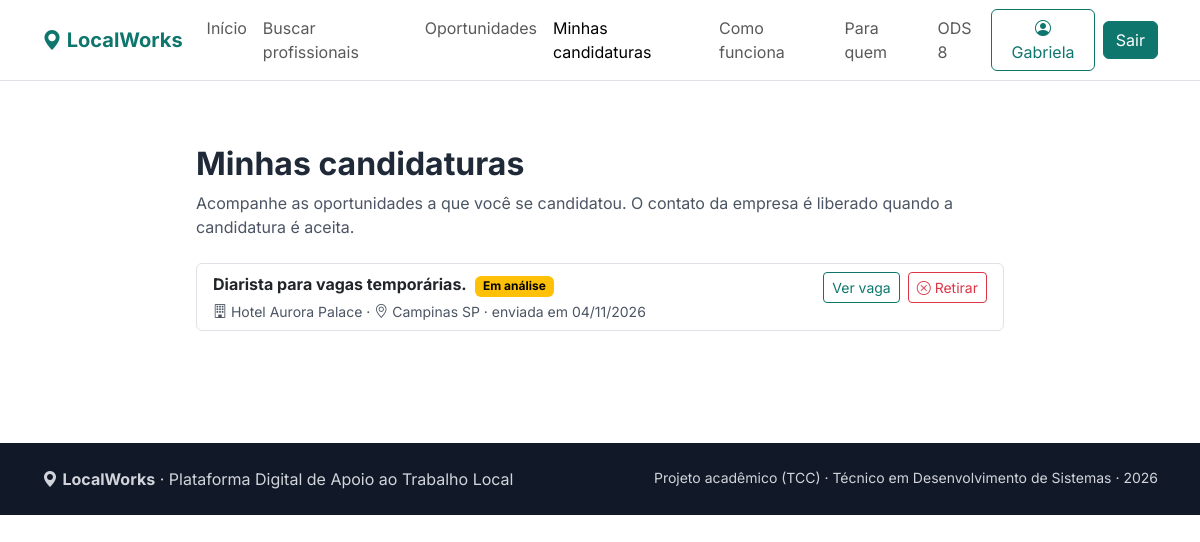
The page /minhas_candidaturas.php (signed in) on the database its author committed.
### tables this page shows
CREATE TABLE `candidatura` (
  `id_candidatura` int(10) UNSIGNED NOT NULL,
  `id_oportunidade` int(10) UNSIGNED NOT NULL,
  `id_usuario` int(10) UNSIGNED NOT NULL,
  `mensagem` text DEFAULT NULL,
  `status` enum('enviada','aceita','recusada') NOT NULL DEFAULT 'enviada',
  `data_candidatura` datetime NOT NULL DEFAULT current_timestamp()
);

CREATE TABLE `oportunidade` (
  `id_oportunidade` int(10) UNSIGNED NOT NULL,
  `titulo` varchar(100) NOT NULL,
  `descricao` text DEFAULT NULL,
  `localizacao` varchar(100) DEFAULT NULL,
  `valor_proposto` decimal(10,2) DEFAULT NULL,
  `publicada` tinyint(1) NOT NULL DEFAULT 1,
  `data_publicacao` datetime NOT NULL DEFAULT current_timestamp(),
  `id_contratante` int(10) UNSIGNED NOT NULL,
  `id_categoria` int(10) UNSIGNED NOT NULL
);

CREATE TABLE `contratante` (
  `id_contratante` int(10) UNSIGNED NOT NULL,
  `cnpj` varchar(18) DEFAULT NULL,
  `empresa` varchar(100) DEFAULT NULL
);

### includes/iniciar.php (called while the page is built, shortened)
<?php
require_once __DIR__ . '/../src/Conexao.php';
function e(mixed $texto): string
{
    return htmlspecialchars((string) $texto, ENT_QUOTES, 'UTF-8');
}
function usuarioLogado(): ?array
{
    return $_SESSION['usuario'] ?? null;
}

### src/Conexao.php (called while the page is built, shortened)
<?php
final class Conexao
{
    private static ?PDO $pdo = null;
    public static function obter(): PDO
    {
        $host = '127.0.0.1';
        $porta = '3306';
        $banco = 'LocalWorks_DB';
        $usuario = 'root';
        $senha = '';
        $dsn = "mysql:host={$host};port={$porta};dbname={$banco};charset=utf8mb4";
        self::$pdo = new PDO($dsn, $usuario, $senha, [
            PDO::ATTR_ERRMODE => PDO::ERRMODE_EXCEPTION,
            PDO::ATTR_DEFAULT_FETCH_MODE => PDO::FETCH_ASSOC,
            PDO::ATTR_EMULATE_PREPARES => false,
        ]);
        return self::$pdo;
    }
}

### src/Candidatura.php (called while the page is built, shortened)
<?php
require_once __DIR__ . '/Conexao.php';
final class Candidatura
{
    private static function rodar(string $sql, array $params = []): PDOStatement
    {
        $stmt = Conexao::obter()->prepare($sql);
        $stmt->execute($params);
        return $stmt;
    }
    public static function rotulo(string $status): string
    {
        return match ($status) {
            'aceita' => 'Aceita',
            'recusada' => 'Recusada',
            default => 'Em análise',
        };
    }
    public static function classe(string $status): string
    {
        return match ($status) {
            'aceita' => 'text-bg-success',
            'recusada' => 'text-bg-secondary',
            default => 'text-bg-warning',
        };
    }
    public static function minhas(int $idUsuario): array
    {
        return self::rodar(
            "SELECT
                ca.id_candidatura,
                ca.status,
                ca.data_candidatura,
                o.id_oportunidade,
                o.titulo,
                o.localizacao,
                o.publicada,
                ct.empresa,
                CASE WHEN ca.status = 'aceita' THEN u.email END AS contato_email,
                CASE WHEN ca.status = 'aceita' THEN u.telefone END AS contato_telefone
             FROM candidatura ca
             INNER JOIN oportunidade o
                ON o.id_oportunidade = ca.id_oportunidade
             INNER JOIN contratante ct
                ON ct.id_contratante = o.id_contratante
             INNER JOIN usuario u
                ON u.id_usuario = ct.id_contratante
             WHERE ca.id_usuario = ?
             ORDER BY ca.data_candidatura DESC, ca.id_candidatura DESC",
            [$idUsuario]
        )->fetchAll();
    }
}

### public/minhas_candidaturas.php (the view, shortened to what this page needs)
<?php
require_once __DIR__ . '/../includes/iniciar.php';
require_once __DIR__ . '/../src/Candidatura.php';
$u = usuarioLogado();
$id = (int) $u['id'];
$erro = '';
try {
    $lista = Candidatura::minhas($id);
} catch (Throwable $ex) {
    error_log('minhas_candidaturas.php: ' . $ex->getMessage());
    $erro = $erro ?: 'Não foi possível carregar suas candidaturas agora.';
}
require_once __DIR__ . '/../includes/cabecalho.php';
?>
<section class="secao">
    <div class="container" style="max-width: 52rem;">
        <h1 class="h2 fw-bold mb-2">Minhas candidaturas</h1>
        <p class="text-secondary mb-4">
            Acompanhe as oportunidades a que você se candidatou. O contato da empresa
            é liberado quando a candidatura é aceita.
        </p>
        <ul class="list-group">
            <?php foreach ($lista as $c): ?>
                <li class="list-group-item">
                    <div class="d-flex flex-column flex-md-row justify-content-between gap-2">
                        <div>
                            <strong><?= e($c['titulo']) ?></strong>
                            <span class="badge <?= e(Candidatura::classe($c['status'])) ?> ms-1">
                                <?= e(Candidatura::rotulo($c['status'])) ?>
                            </span>
                            <div class="small text-secondary mt-1">
                                <i class="bi bi-building"></i> <?= e($c['empresa'] ?: 'Contratante') ?>
                                · <i class="bi bi-geo-alt"></i> <?= e($c['localizacao'] ?: 'Local não informado') ?>
                                · enviada em <?= e(date('d/m/Y', strtotime($c['data_candidatura']))) ?>
                            </div>
                        </div>
                        <div class="d-flex gap-2 align-items-start">
                            <?php if ($c['publicada']): ?>
                                <a class="btn btn-outline-primary btn-sm" href="oportunidade_detalhe.php?id=<?= (int) $c['id_oportunidade'] ?>">
                                    Ver vaga
                                </a>
                            <?php endif; ?>
                            <form method="post" class="m-0">
                                <button
                                    class="btn btn-outline-danger btn-sm"
                                    type="submit"
                                    onclick="return confirm('Deseja retirar esta candidatura?');"
                                >
                                    <i class="bi bi-x-circle"></i> Retirar
                                </button>
                            </form>
                        </div>
                    </div>
                </li>
            <?php endforeach; ?>
        </ul>
    </div>
</section>
<?php require_once __DIR__ . '/../includes/rodape.php'; ?>

### public/assets/css/estilo.css (style rules this page uses)
:root { --lw-primaria: #0f766e; --lw-primaria-escura: #0b5f59; --lw-destaque: #f59e0b; --bs-primary: #0f766e; --bs-primary-rgb: 15, 118, 110; --bs-link-color: #0f766e; --bs-link-hover-color: #0b5f59; --bs-font-sans-serif: 'Inter', system-ui, -apple-system, 'Segoe UI', sans-serif; }
body { color: #1f2937; }
.btn-outline-primary { --bs-btn-color: var(--lw-primaria); --bs-btn-border-color: var(--lw-primaria); --bs-btn-hover-bg: var(--lw-primaria); --bs-btn-hover-border-color: var(--lw-primaria); --bs-btn-active-bg: var(--lw-primaria); --bs-btn-active-border-color: var(--lw-primaria); }
.secao { padding: 4rem 0; }
.text-secondary { color: #4b5563 !important; }

### rows shown on the page
candidatura: id_oportunidade.titulo "Diarista para vagas temporárias.", status "Em análise", contratante.empresa "Hotel Aurora Palace", id_oportunidade.localizacao "Campinas SP", data_candidatura "04/11/2026"

### other values the page prints
explode(' ', $usuarioNav['nome'])[0] "Gabriela"
